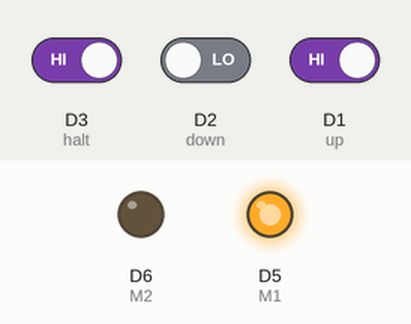
This sketch was run on a simulated ESP8266 (NodeMCU). Shown: output pins drawn as LEDs (lit = HIGH). Inputs (shaded band) come from the test bench; at power-on: D3 (halt) HIGH, D2 (down) LOW, D1 (up) HIGH.

Above: at 2.8 s.
2.9 s: D3 (halt) driven LOW
At 3.5 s:
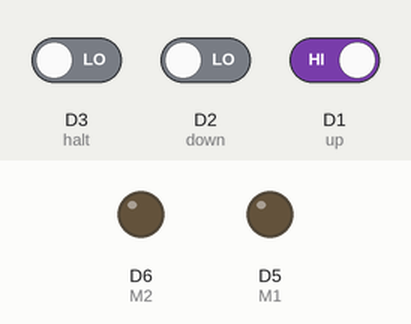
4.5 s: D3 (halt) driven HIGH
At 5.7 s:
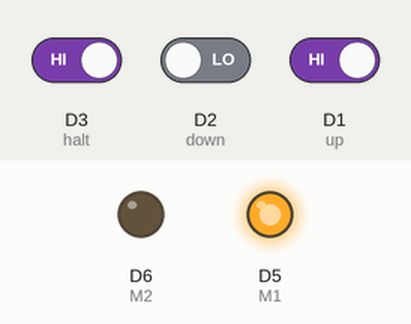
6.0 s: D2 (down) driven HIGH and D1 (up) driven LOW
At 10.9 s:
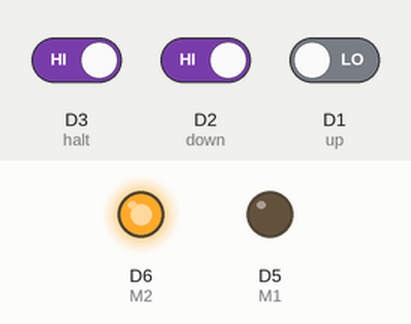
16.0 s: D2 (down) driven LOW
At 20.9 s:
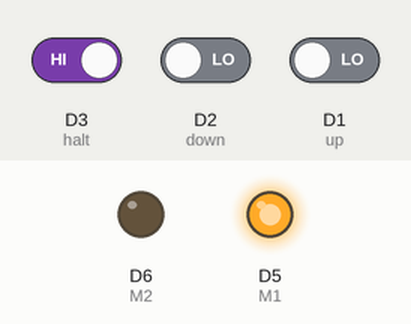
Timing chart, 0 to 26.0 s (numbered marks = the images above; inputs shaded):
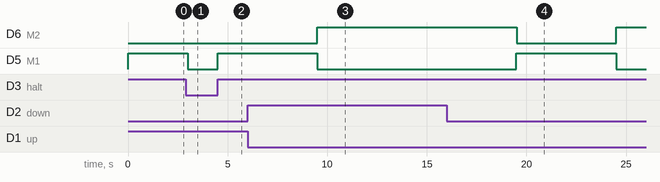

Measured:
- after the input at 2.9 s, D5 (M1): HIGH → LOW after 0.10 s
- after the input at 4.5 s, D5 (M1): LOW → HIGH at once
- after the input at 6.0 s, D6 (M2): LOW → HIGH after 3.5 s; D5 (M1): HIGH → LOW after 3.5 s
- after the input at 16.0 s, D6 (M2): HIGH → LOW after 3.5 s, → HIGH 5.0 s later; D5 (M1): LOW → HIGH after 3.5 s, → LOW 5.0 s later

The sketch:

Curtain.ino
```cpp
int up = D1;
int down = D2;
int halt = D3;
int M1=D5;
int M2=D6;
void setup() {
  pinMode(up,INPUT);
  pinMode(down,INPUT);
  pinMode(halt,INPUT);
  pinMode(M1,OUTPUT);
  pinMode(M2,OUTPUT);
  digitalWrite(up,HIGH);
  digitalWrite(down,HIGH);
  digitalWrite(halt,HIGH);
  Serial.begin(9600);
}

void loop() {
  // For Opening
  if(digitalRead(up)==LOW){
   int t = 0;
   while(t<5){
   // For Stop
        if(digitalRead(halt)==LOW){
            digitalWrite(M1,LOW);
            digitalWrite(M2,LOW);
            return;
        }
        digitalWrite(M1,LOW);
        digitalWrite(M2,HIGH);
        delay(1000);
        t++;
       }
    }
  else{
    digitalWrite(M1,LOW);
    digitalWrite(M2,LOW);
  }
// For Closing
  if(digitalRead(down)==LOW){
   int t1 = 0;
   while(t1<5){
   // For Stop
        if(digitalRead(halt)==LOW){
            digitalWrite(M1,LOW);
            digitalWrite(M2,LOW);
            return;
        }
        digitalWrite(M1,HIGH);
        digitalWrite(M2,LOW);
        delay(1000);
        t1++;
       }
    }
  else{
    digitalWrite(M1,LOW);
    digitalWrite(M2,LOW);
  }
}
```
